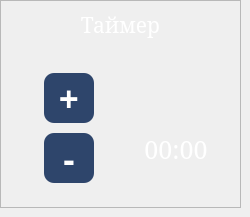
    <widget class="QWidget" name="timer_page">
     <widget class="QFrame" name="timer_frame">
      <property name="geometry">
       <rect>
        <x>0</x>
        <y>0</y>
        <width>241</width>
        <height>208</height>
       </rect>
      </property>
      <property name="minimumSize">
       <size>
        <width>241</width>
        <height>208</height>
       </size>
      </property>
      <property name="maximumSize">
       <size>
        <width>16777215</width>
        <height>208</height>
       </size>
      </property>
      <property name="styleSheet">
       <string notr="true">background-color: none;</string>
      </property>
      <property name="frameShape">
       <enum>QFrame::StyledPanel</enum>
      </property>
      <property name="frameShadow">
       <enum>QFrame::Raised</enum>
      </property>
      <layout class="QVBoxLayout" name="verticalLayout_5">
       <item>
        <widget class="QLabel" name="timer_frame_label">
         <property name="minimumSize">
          <size>
           <width>221</width>
           <height>33</height>
          </size>
         </property>
         <property name="maximumSize">
          <size>
           <width>217</width>
           <height>33</height>
          </size>
         </property>
         <property name="font">
          <font>
           <family>MS Serif</family>
           <pointsize>16</pointsize>
          </font>
         </property>
         <property name="styleSheet">
          <string notr="true">QLabel{
	background-color: rgba(255, 255, 255, 0);
	
	color: rgb(255, 255, 255);
}</string>
         </property>
         <property name="text">
          <string>Таймер</string>
         </property>
         <property name="alignment">
          <set>Qt::AlignHCenter|Qt::AlignTop</set>
         </property>
        </widget>
       </item>
       <item>
        <widget class="QFrame" name="timer_frame_with_buttons_and_info">
         <property name="minimumSize">
          <size>
           <width>223</width>
           <height>159</height>
          </size>
         </property>
         <property name="styleSheet">
          <string notr="true">QFrame {
	background-color: rgba(0,0,0,0);
}</string>
         </property>
         <property name="frameShape">
          <enum>QFrame::StyledPanel</enum>
         </property>
         <property name="frameShadow">
          <enum>QFrame::Raised</enum>
         </property>
         <layout class="QHBoxLayout" name="horizontalLayout_2">
          <item>
           <widget class="QFrame" name="timer_buttons_frame">
            <property name="frameShape">
             <enum>QFrame::StyledPanel</enum>
            </property>
            <property name="frameShadow">
             <enum>QFrame::Raised</enum>
            </property>
            <layout class="QGridLayout" name="gridLayout_5">
             <item row="0" column="0">
              <widget class="QPushButton" name="timer_plus_button">
               <property name="sizePolicy">
                <sizepolicy hsizetype="Ignored" vsizetype="Ignored">
                 <horstretch>0</horstretch>
                 <verstretch>0</verstretch>
                </sizepolicy>
               </property>
               <property name="minimumSize">
                <size>
                 <width>50</width>
                 <height>50</height>
                </size>
               </property>
               <property name="maximumSize">
                <size>
                 <width>50</width>
                 <height>50</height>
                </size>
               </property>
               <property name="font">
                <font>
                 <family>Sitka Subheading</family>
                 <pointsize>26</pointsize>
                 <weight>75</weight>
                 <bold>true</bold>
                </font>
               </property>
               <property name="layoutDirection">
                <enum>Qt::LeftToRight</enum>
               </property>
               <property name="styleSheet">
                <string notr="true">QPushButton {
	background-color: rgb(46, 69, 107);
	border: none;
	border-radius: 10px;
	color: white
}
QPushButton:pressed{
	background-color: rgb(62, 93, 143);
}</string>
               </property>
               <property name="text">
                <string>+</string>
               </property>
               <property name="iconSize">
                <size>
                 <width>35</width>
                 <height>35</height>
                </size>
               </property>
               <property name="checked">
                <bool>false</bool>
               </property>
              </widget>
             </item>
             <item row="1" column="0">
              <widget class="QPushButton" name="timer_minus_button">
               <property name="sizePolicy">
                <sizepolicy hsizetype="Ignored" vsizetype="Ignored">
                 <horstretch>0</horstretch>
                 <verstretch>0</verstretch>
                </sizepolicy>
               </property>
               <property name="minimumSize">
                <size>
                 <width>50</width>
                 <height>50</height>
                </size>
               </property>
               <property name="maximumSize">
                <size>
                 <width>50</width>
                 <height>50</height>
                </size>
               </property>
               <property name="font">
                <font>
                 <family>Sitka Subheading</family>
                 <pointsize>26</pointsize>
                 <weight>75</weight>
                 <bold>true</bold>
                </font>
               </property>
               <property name="layoutDirection">
                <enum>Qt::LeftToRight</enum>
               </property>
               <property name="styleSheet">
                <string notr="true">QPushButton {
	background-color: rgb(46, 69, 107);
	border: none;
	border-radius: 10px;
	color: white
}
QPushButton:pressed{
	background-color: rgb(62, 93, 143);
}</string>
               </property>
               <property name="text">
                <string>-</string>
               </property>
               <property name="iconSize">
                <size>
                 <width>35</width>
                 <height>35</height>
                </size>
               </property>
               <property name="checked">
                <bool>false</bool>
               </property>
              </widget>
             </item>
            </layout>
           </widget>
          </item>
          <item>
           <widget class="QFrame" name="timer_info_frame">
            <property name="frameShape">
             <enum>QFrame::StyledPanel</enum>
            </property>
            <property name="frameShadow">
             <enum>QFrame::Raised</enum>
            </property>
            <widget class="QLabel" name="timer_value">
             <property name="geometry">
              <rect>
               <x>10</x>
               <y>65</y>
               <width>82</width>
               <height>51</height>
              </rect>
             </property>
             <property name="font">
              <font>
               <family>MS Serif</family>
               <pointsize>19</pointsize>
              </font>
             </property>
             <property name="styleSheet">
              <string notr="true">QLabel{
	background-color: none;
	font-size: 19pt;
	color: rgb(255, 255, 255);
}</string>
             </property>
             <property name="text">
              <string>00:00</string>
             </property>
             <property name="alignment">
              <set>Qt::AlignCenter</set>
             </property>
            </widget>
            <widget class="QLabel" name="sand_wach_picture">
             <property name="geometry">
              <rect>
               <x>1</x>
               <y>0</y>
               <width>101</width>
               <height>81</height>
              </rect>
             </property>
             <property name="font">
              <font>
               <family>MS Serif</family>
               <pointsize>21</pointsize>
              </font>
             </property>
             <property name="styleSheet">
              <string notr="true">QLabel{
	background-color: none;
	
	color: rgb(255, 255, 255);
}</string>
             </property>
             <property name="text">
              <string/>
             </property>
             <property name="pixmap">
              <pixmap>Final_Images/sand_clock_icon.png</pixmap>
             </property>
             <property name="alignment">
              <set>Qt::AlignCenter</set>
             </property>
            </widget>
           </widget>
          </item>
         </layout>
        </widget>
       </item>
      </layout>
     </widget>
    </widget>
